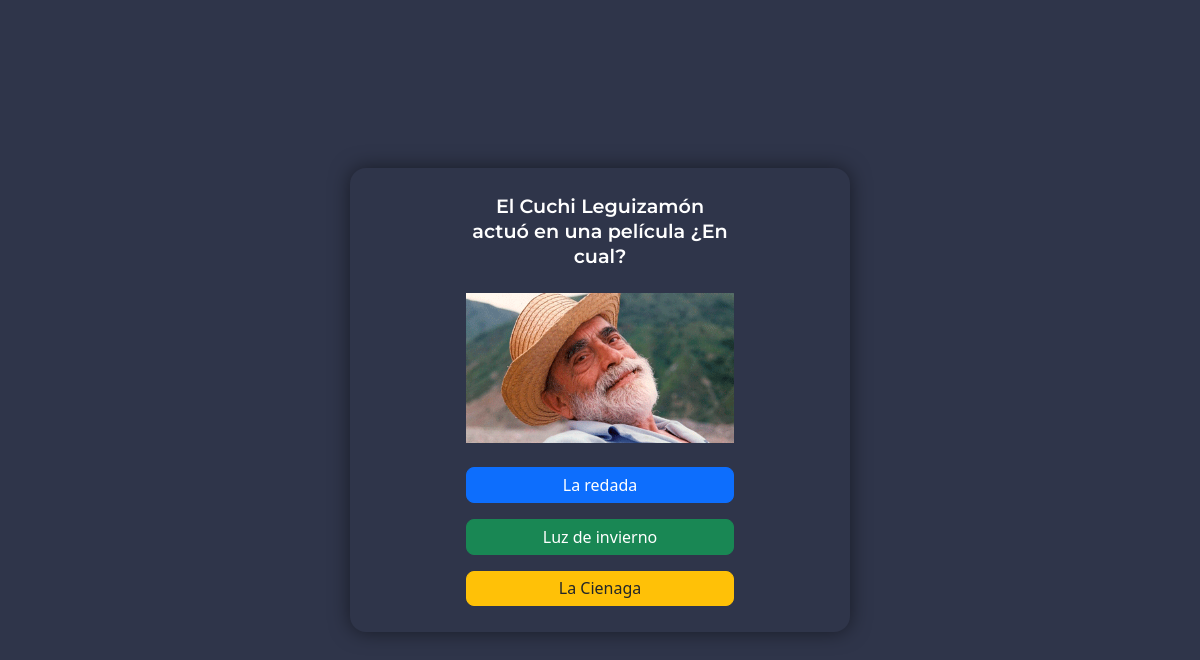
Screenshot of /trivia/pregunta/5/ with the database file from the repository.
### trivia/models.py (models this page shows, shortened)
class Pregunta(models.Model):
    texto = models.CharField("Pregunta", max_length=255)
    mensaje_error = models.TextField("Mensaje si responde mal", blank=True, null=True)  # <---- mensaje por si la respuesta es incorrecta

class Opcion(models.Model):
    pregunta = models.ForeignKey(Pregunta, related_name='opciones', on_delete=models.CASCADE)
    texto = models.CharField("Opción", max_length=255)
    es_correcta = models.BooleanField("¿Es correcta?", default=False)

### trivia/views.py (the view, shortened to what this page needs)
# urls.py: path('pregunta/<int:pregunta_id>/', views.pregunta, name='pregunta'),
def pregunta(request, pregunta_id):
    pregunta = get_object_or_404(Pregunta, pk=pregunta_id)
    opciones = pregunta.opciones.all()
    return render(request, 'trivia/trivia.html', {
        'estado': 'pregunta',
        'pregunta': pregunta,
        'opciones': opciones,
    })

### trivia/templates/trivia/trivia.html (shortened to what this page needs)
{% load static %}
<!DOCTYPE html>
<html lang="es">
<head>
  <link rel="stylesheet" href="{% static 'css/style.css' %}">
  <link href="https://cdn.jsdelivr.net/npm/bootstrap@5.3.3/dist/css/bootstrap.min.css" rel="stylesheet">
  <link rel="stylesheet" href="https://cdn.jsdelivr.net/npm/bootstrap-icons@1.11.3/font/bootstrap-icons.min.css">
</head>
<body class="hero text-white text-center d-flex justify-content-center align-items-center vh-100">
  <section class="contenido w-100">
    <div class="container">
      <div class="cuadro p-3 mx-auto">
        {% if estado == "sin_preguntas" %}
          <h2 class="mb-4">⚠️ No hay preguntas</h2>
          <a href="/" class="btn btn-primary btn-lg w-100 mt-3">Volver al menú</a>
        {% else %}
          {% if pregunta %}
            <h3 class="pregunta mb-4">{{ pregunta.texto }}</h3>
            <img
              src="{% static 'img/' %}{{ pregunta.id }}.png"
              alt="Imagen trivia {{ pregunta.id }}"
              class="img-fluid mb-4"
              style="max-height:250px;"
            >
            <form method="post">
              <div class="d-grid gap-3">
                {% for opcion in pregunta.opciones.all %}
                  <button
                    type="submit"
                    name="opcion"
                    value="{{ opcion.id }}"
                    class="btn btn-lg w-100 {% cycle 'btn-primary' 'btn-success' 'btn-warning text-dark' 'btn-info text-dark' %}"
                  >
                    {{ opcion.texto }}
                  </button>
                {% endfor %}
              </div>
            </form>
          {% endif %}
        {% endif %}
      </div>
    </div>
  </section>
</body>
</html>

### static/css/style.css (style rules this page uses)
html, body { font-family: 'Montserrat', 'Poppins', sans-serif; margin: 0; padding: 0; height: 100%; }
.hero { background-color: #2f354a; }
.contenido { background-color: #2f354a; }
.pregunta { font-size:larger !important; }
.cuadro { max-width: 300px; width: 100%; padding: 0 20px; }
.pregunta { font-family: 'Montserrat', 'Poppins', sans-serif; font-size: 28px; font-weight: 600; line-height: 1.3; color: white; }
.btn-lg { font-size: 1rem !important; padding: 0.8rem !important; line-height: 0.5 !important; border-radius: 0.75rem; }
.contenido { position: relative; z-index: 5; }
@media (min-width: 768px) { .contenido { max-width: 500px; max-height: 1000px; padding: 10px; border-radius: 1rem; box-shadow: 0 0 20px rgba(0, 0, 0, 0.5); box-sizing: border-box; } }

### rows the page displays
Pregunta: texto "El Cuchi Leguizamón actuó en una película ¿En cual?"
Opcion: {{ opcion.id }} 13 (drawn), texto "La redada"
Opcion: {{ opcion.id }} 14 (drawn), texto "Luz de invierno"
Opcion: {{ opcion.id }} 15 (drawn), texto "La Cienaga"
